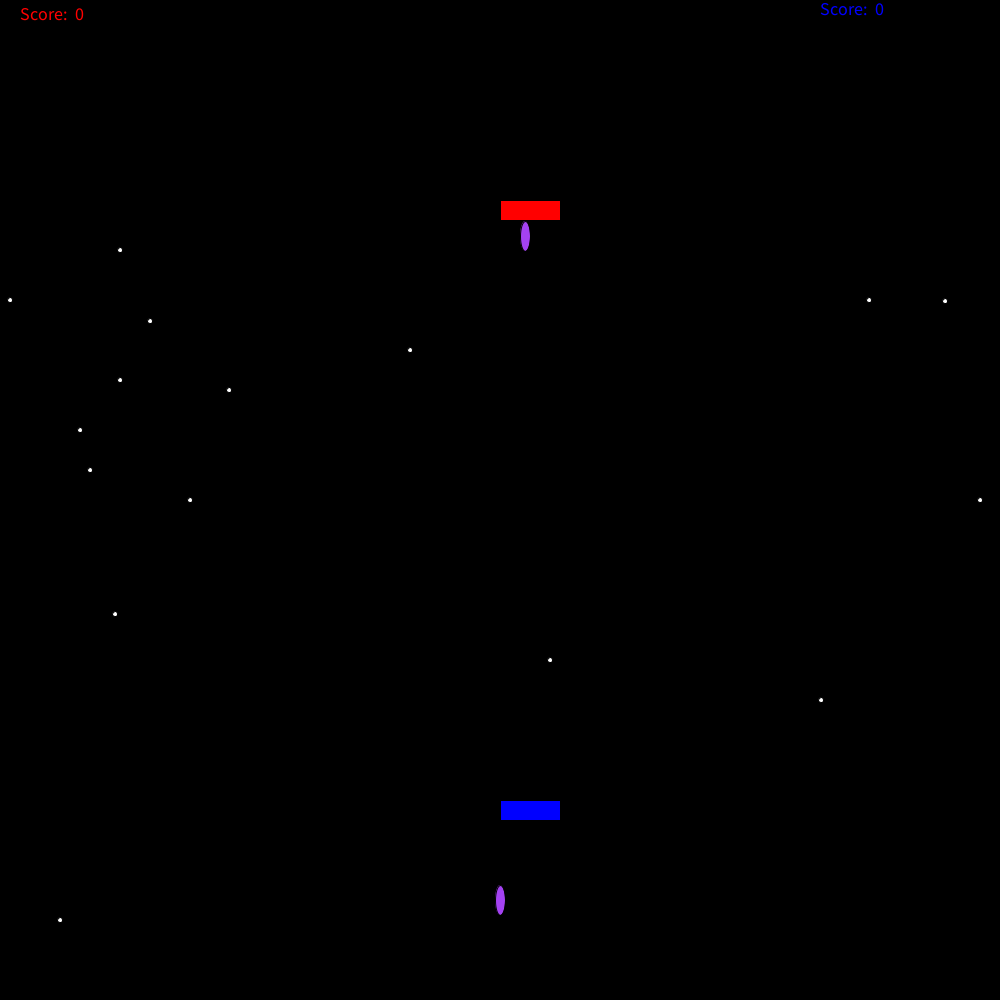
Frame 1 (no input)
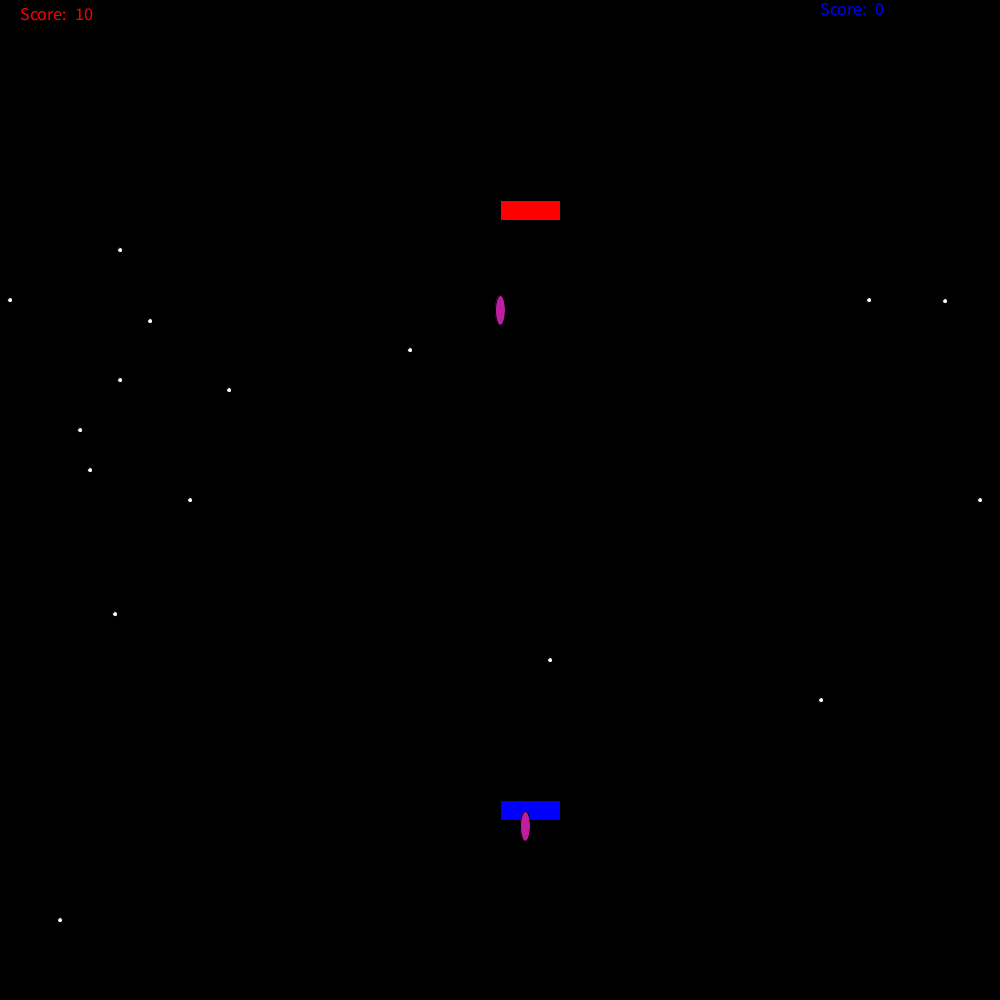
Frame 60 (the mouse pressed at the canvas centre just before this capture)
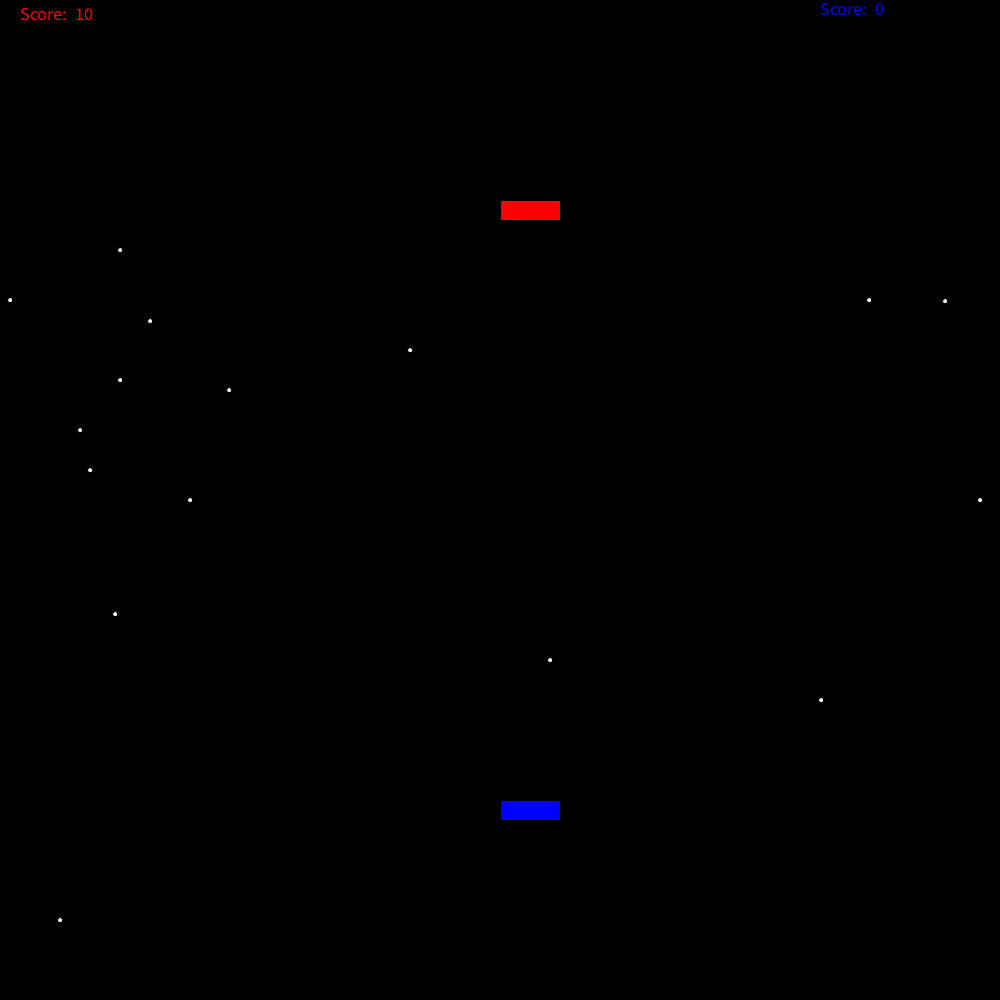
Frame 120 (the mouse held since frame 60 and released just before this capture)

The Processing sketch that drew these frames (run headless with seeded random() and noise(); from frame 60 on, the mouse is pressed at the canvas centre):

// Processing sketch: Drew_s_2_Player_Galaga
// ── Drew_s_2_Player_Galaga.pde
int blueScore=0;
int redScore=0;
int bx=500;
int by=900;
int alienx=500;
int alieny=200;
int alienbx=alienx+25;
int alienby=alieny+36;
int bluex=500;
int dx=0;
int dx2=0;
void setup()
{
  noCursor();
  size(1000, 1000);
}
void draw()
{  
  background(0, 0, 0);
  fill(255, 255, 255);
  ellipse(80, 430, 5, 5);
  ellipse(115, 614, 5, 5);
  ellipse(120, 380, 5, 5);
  ellipse(229, 390, 5, 5);
  ellipse(60, 920, 5, 5);
  ellipse(90, 470, 5, 5);
  ellipse(980, 500, 5, 5);
  ellipse(120, 250, 5, 5);
  ellipse(869, 300, 5, 5);
  ellipse(150, 321, 5, 5);
  ellipse(945, 301, 5, 5);
  ellipse(550, 660, 5, 5);
  ellipse(821, 700, 5, 5);
  ellipse(410, 350, 5, 5);
  ellipse(190, 500, 5, 5);
  ellipse(10, 300, 5, 5);
  fill(0, 0, 255);
  rect(bluex, 800, 60, 20);
  fill(random(255), random(255), random(255));
  ellipse(bx, by, 10, 30);
  ellipse(alienbx, alienby, 10, 30);
  textSize(18);
  fill(0, 0, 255);
  text("Score:", 820, 15);
  text(blueScore, 875, 15);
  fill(255, 0, 0);
  text("Score:", 20, 20);
  text(redScore, 75, 20);
  fill(255, 255, 255);
  textSize(20);
  alienby=alienby+10;
  bluex=bluex+dx;
  alienx=alienx+dx2;

  by=by-10;
  fill(255, 0, 0);
  rect(alienx, alieny, 60, 20);
  if (bx>alienx && bx<alienx+60 && by<alieny+20 && by>alieny+15)
  {
    blueScore=blueScore+10;
  }
  fill(0, 0, 255);
  if (blueScore>=50)
  {
    text("BLUE WINS!", 450, 500);
  }
  fill(255, 0, 0);
  if (redScore>=50)
  {
    text("RED WINS!", 450, 500);
  }

  if (alienbx>bluex && alienbx<bluex+60 && alienby>800 && alienby<811)
  {
    redScore=redScore+10;
  }
  if (alienx<0)
  {
    alienx=0;
  }
  if (alienx+60>1000)
  {
    alienx=940;
  }
  if (bluex<0)
  {
    bluex=0;
  }
  if (bluex+60>1000)
  {
    bluex=940;
  }
}
void keyPressed()
{
  if (keyCode==LEFT)
  {
    dx2=-5;
  }
  if (keyCode==RIGHT)
  {
    dx2=5;
  }
  if (keyCode==UP)
  {
    alienbx=alienx+30;
    alienby=alieny+10;
  }
  if (key=='a')
  {
    dx=-5;
  }
  if (key=='d')
  {
    dx=5;
  }
  if (key=='w')
  { 
    bx=bluex+30;
    by=800;
  }
}
